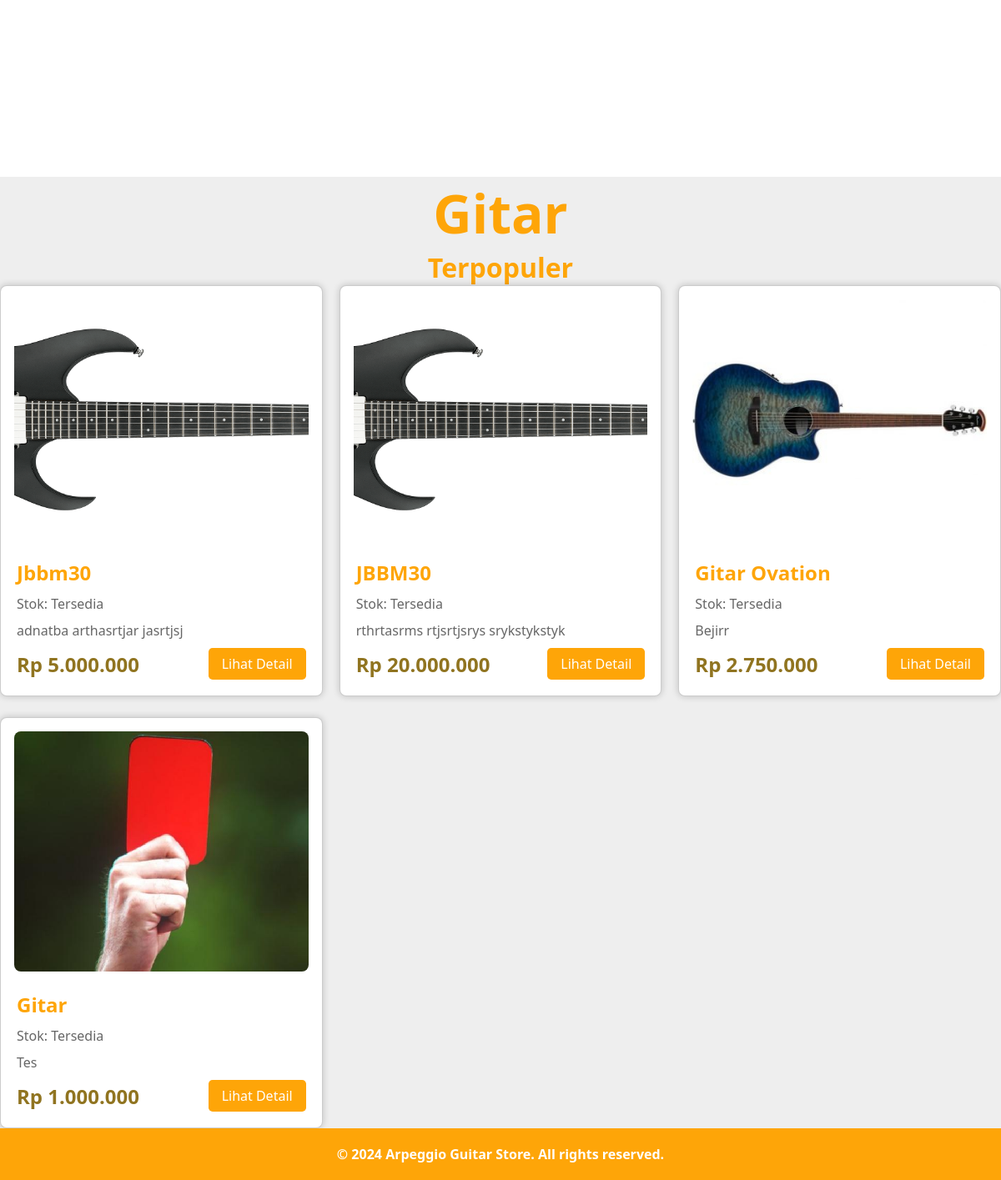
Page /user/index.php (lower part) on the earlier database version.
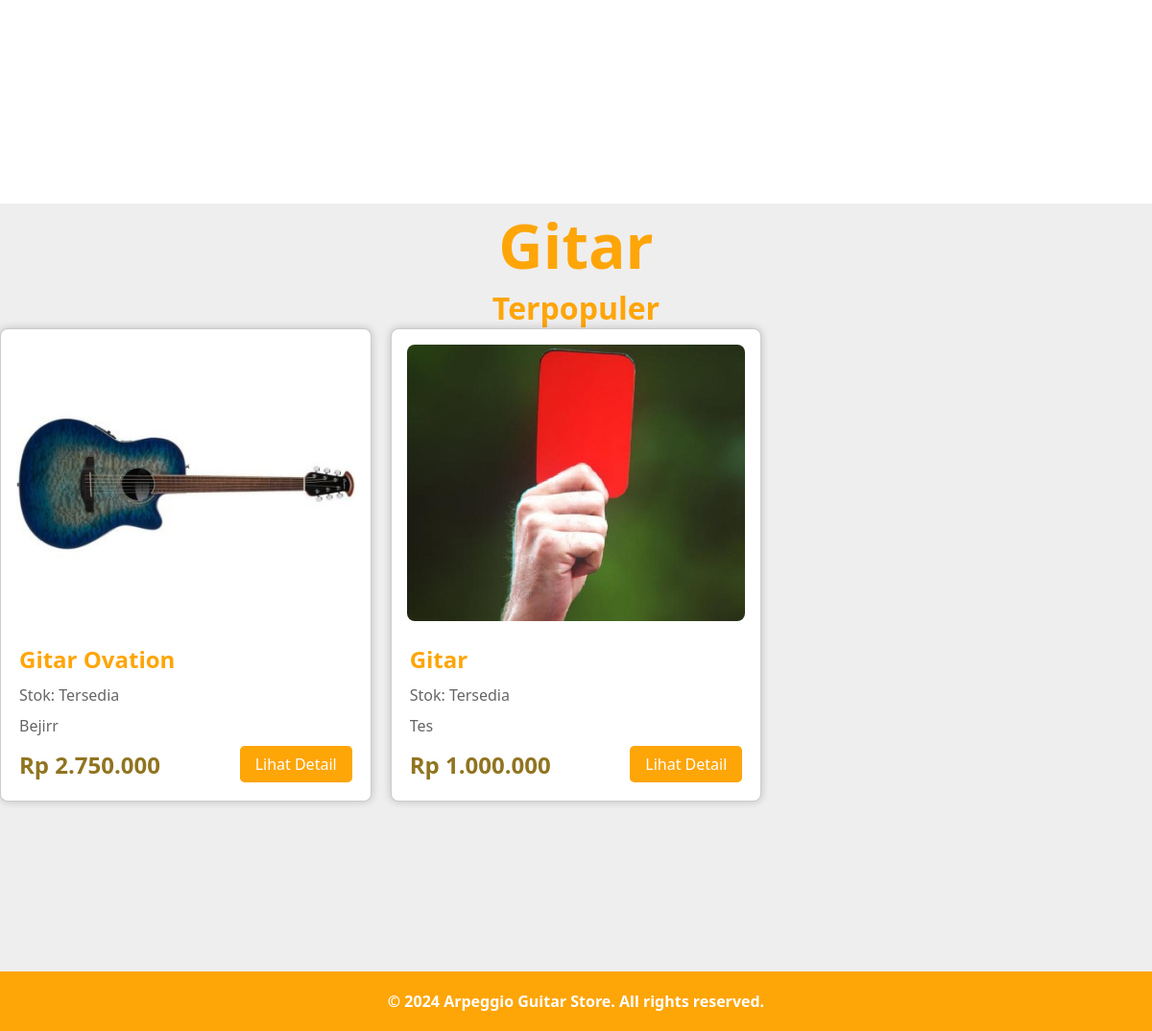
Same page on the later database version.
### tables this page shows
CREATE TABLE `produk_gitar` (
  `id` int(11) NOT NULL,
  `nama` varchar(100) NOT NULL,
  `harga` decimal(10,2) NOT NULL,
  `deskripsi` text DEFAULT NULL,
  `image_url` varchar(255) DEFAULT NULL,
  `stok` int(11) NOT NULL DEFAULT 0,
  `admin_id` varchar(255) NOT NULL,
  `created_at` timestamp NOT NULL DEFAULT current_timestamp(),
  `updated_at` timestamp NOT NULL DEFAULT current_timestamp() ON UPDATE current_timestamp()
);

### user/index.php (the view, shortened to what this page needs)
<?php
include '../config/db.php';
$stmt = $pdo->query("SELECT * FROM produk_gitar");
$produk_gitar = $stmt->fetchAll(PDO::FETCH_ASSOC);
function formatRupiah($angka)
{
    return "Rp " . number_format($angka, 0, ',', '.');
}
?>
<!DOCTYPE html>
<html>
<head>
    <link rel="stylesheet" href="index.css">
</head>
<body>
    <main>
        <section class="tentang" id="tentang">
        </section>
        <section class="gitar" id="gitar">
            <div class="heading">
                <h3>Gitar</h3>
                <h2>Terpopuler</h2>
            </div>
            <div class="card-container">
                <?php foreach ($produk_gitar as $produk): ?>
                    <div class="card">
                        <div class="image">
                            <img src="<?=base_image_url . $produk['image_url']?>" alt="<?=htmlspecialchars($produk['nama'])?>">
                        </div>
                        <div class="content">
                            <h2><?=htmlspecialchars($produk['nama'])?></h2>
                            <p class="stok">Stok: <?=htmlspecialchars($produk['stok']) ? 'Tersedia' : 'Kosong'?></p>
                            <p class="deskripsi"><?=htmlspecialchars($produk['deskripsi'])?></p>
                            <div class="details">
                                <span class="harga"><?=formatRupiah(htmlspecialchars($produk['harga']))?></span>
                                <a class="button" href="detail_menu.php?id=<?=htmlspecialchars($produk['id'])?>">Lihat Detail</a>
                            </div>
                        </div>
                    </div>
                <?php endforeach;?>
            </div>
        </section>
    </main>
    <footer>
        <div class="footer-content">
            <p>&copy; <?=date("Y");?> Arpeggio Guitar Store. All rights reserved.</p>
        </div>
    </footer>
</body>
</html>

Differences in the rows shown:
removed produk_gitar: image_url (picture), nama "Jbbm30", stok "Tersedia", deskripsi "adnatba arthasrtjar jasrtjsj", harga "Rp 5.000.000"
removed produk_gitar: image_url+nama (picture), nama "JBBM30", stok "Tersedia", deskripsi "rthrtasrms rtjsrtjsrys srykstykstyk", harga "Rp 20.000.000"
